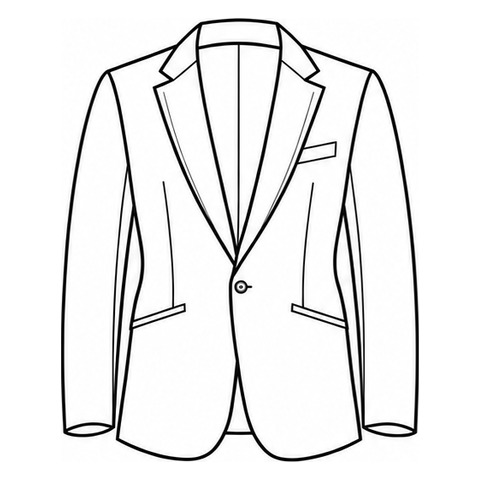
#> input picture assets/jacket-lowerpocket-new-sbslant.jpg, 480 x 480 px, found by its file name; its folder holds 3 pictures in this run
$ python hipref_crop.py
#> lines starting #> are read from the running program, lines starting #| are printed output that depends on the picture
"""Hip pocket reference pictures for the suit image generator.

Writes assets/jacket-hipref-<variant>.jpg: a close-up crop of the website's
own lower pocket graphic (assets/jacket-lowerpocket-new-<variant>.jpg),
cropped to the hip pockets and enlarged so their slant and any ticket pocket
are easy for the image model to see. Daniel: always use the website graphics
as the reference. Run from the repo root: python3 scripts/hipref_crop.py
"""
from PIL import Image

VARIANTS = [
    "sbslant", "dbslant", "slantflap", "slantflapsbt", "slantflapdbt", "slantflapft",
    "sbsbt", "dbdbt", "dbwflapsbt", "dbwflapdbt", "flapft",
    "patchsbt", "patchdbt", "patchhighbacksbt", "patchhighbackdbt",
]
BOX = (60, 230, 420, 445)  # both hip pockets and the ticket pocket, of 480x480
for v in VARIANTS:
    im = Image.open(f"assets/jacket-lowerpocket-new-{v}.jpg").convert("RGB").crop(BOX)
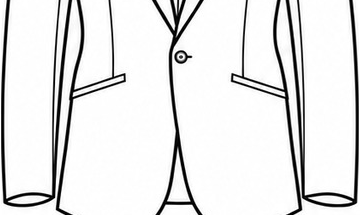
#> im: PIL image 360x215 RGB; min 0, max 255, mean 228.9
    im = im.resize((im.width * 3, im.height * 3), Image.LANCZOS)
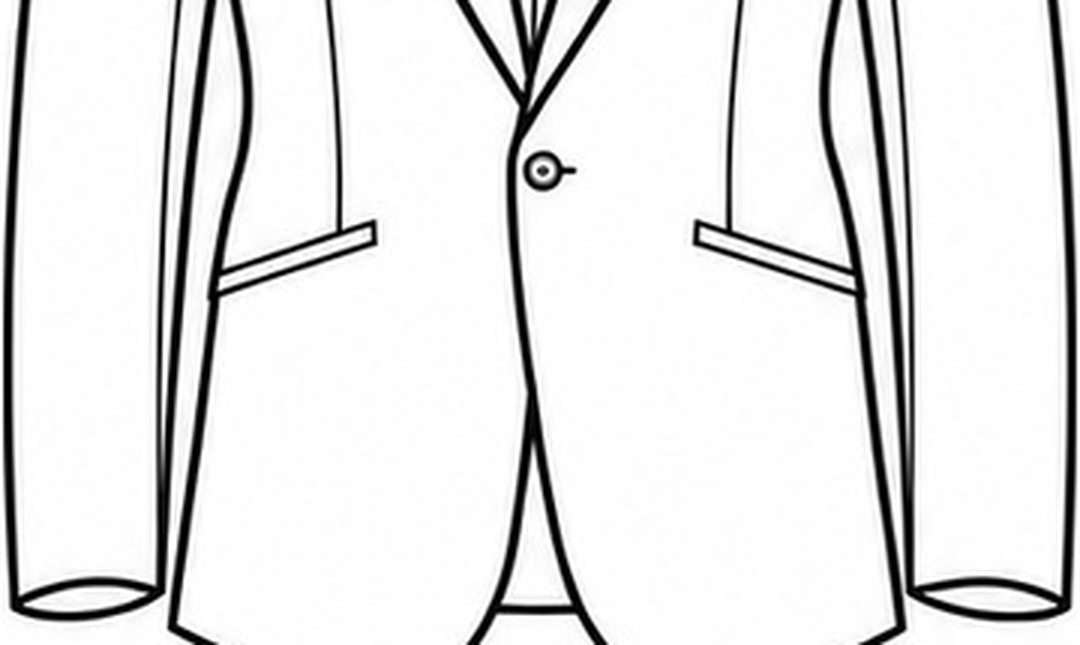
#> im: PIL image 1080x645 RGB; min 0, max 255, mean 228.8
#> (the run stopped early here; a loop or call above may not have finished)
